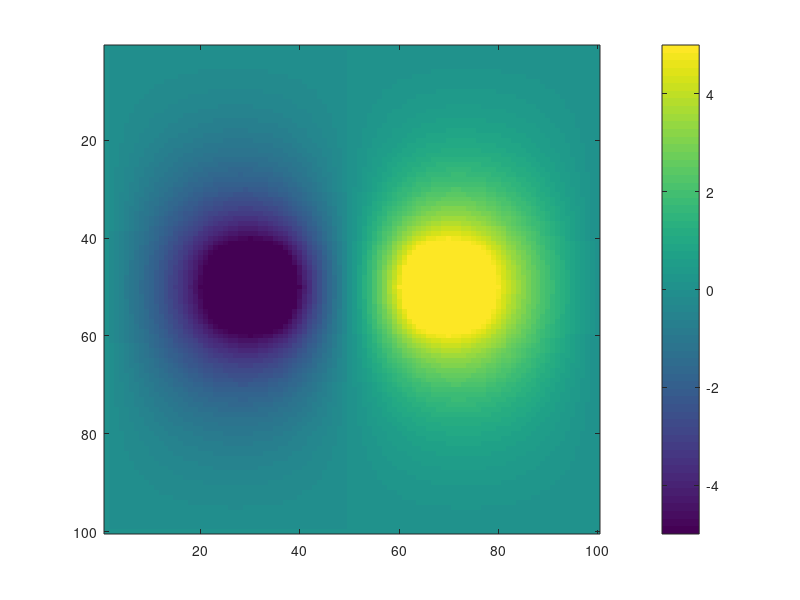

MATLAB code for this plot: (Note: this script raises an error after producing the figure.)
%Code by Charles Dietzel
%EGRE 309, Lab 2
clear variables globals;

%=========================================================================
% ALTER THE FOLLOWING VARIABLES TO DEFINE THE PARAMETERS OF THE SIMULATION
a = 10;%radius of the conducting rods
d = 20;%distance from the center of the conducting rods to the y axis
l = 100;%length of the simulation matrix
h = 100;%height of the simulation matrix
V = 5;%voltage of the conducting rods
numiter = 1000;%number of iterations of the finite difference method
%=========================================================================

zeromatrix = zeros(l, h);%create matrix of zeros of size lxh
fixednodesmask = zeromatrix;
fixednodesmask(1,:) = 1;
fixednodesmask(end,:) = 1;
fixednodesmask(:,1) = 1;
fixednodesmask(:,end) = 1;%define the border of the simulation as "fixed"
%so what the next few lines of code do is they pretty much check to see if
%any particular location in the matrix is inside one of the two conducting
%rods, and if it is, it sets that location to a value of 1.
[cols, rows] = meshgrid(1:l, 1:h);
circle1x = (l/2)-d;%defines the x position of the conducting rods
circle2x = (l/2)+d;
circle1y = h/2;%defines the y position of the conducting rods
circle2y = h/2;
circle1 = (rows - circle1y).^2 + (cols - circle1x).^2 <= a.^2;
circle2 = (rows - circle2y).^2 + (cols - circle2x).^2 <= a.^2;
%this line defines the two charged rods as "fixed"
fixednodesmask = fixednodesmask | circle1 | circle2;
%the next few lines apply the desired voltage to each conducting rod and
%then store those "fixed" voltage values in fixednodes
circle1 = circle1.*-V;
circle2 = circle2.*V;
fixednodes = circle1+circle2;
%defines equation 15.16 on the textbook
laplacefilter = [0 0.25 0; 0.25 0 0.25; 0 0.25 0];
%sets the initial state of the potentials field to the "fixed" voltage
%values we found earlier, with the conducting rods having voltge of
%positive/negative V, and the border of the simulation area having voltage
%of 0.
potentials = fixednodes;

for i = 1:numiter
    %continuously applies equation 15.16 to the matrix of potentials, and
    %then reapplies the "fixed" voltages afterwards to make sure that the
    %specified voltage conditions are maintained. Repeats this process
    %numiter times. 
    potentials = imfilter(potentials, laplacefilter);
    potentials(fixednodesmask) = 0;
    potentials = potentials + fixednodes;
end

imagesc(potentials);%displays the final simulation results
c = colorbar;%adds color legend
c.Label.String = 'Potential (V)';
title('Simulated Potential Field')